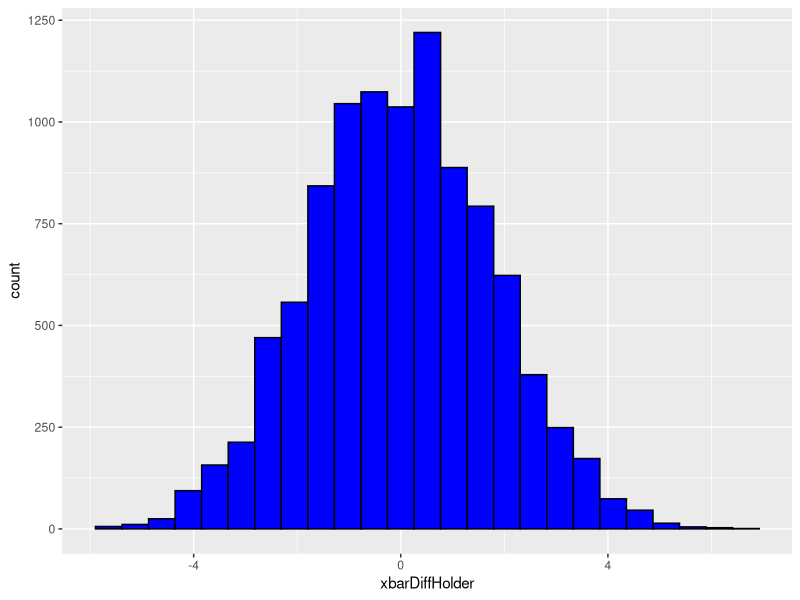
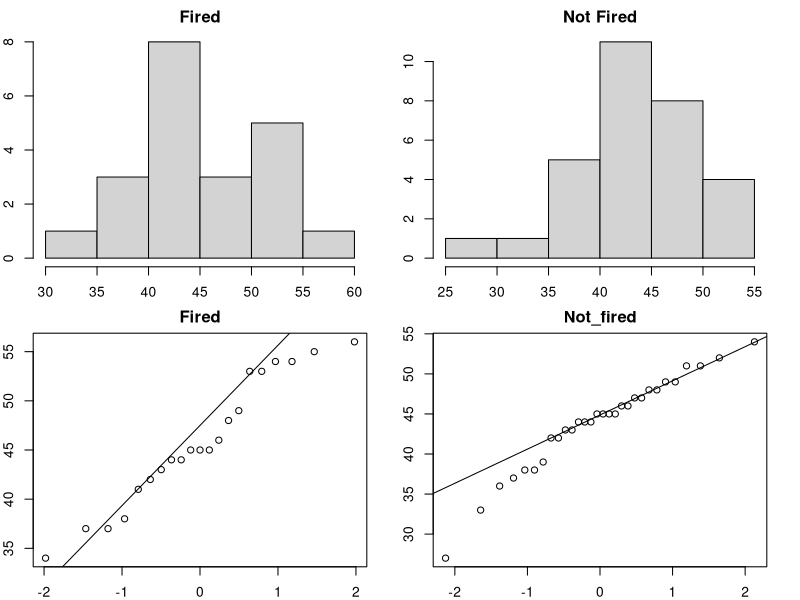

Here is the R script that generated these plots, in order:
fired = c(34,37, 37, 38, 41, 42, 43, 44, 44, 45, 45, 45, 46, 48, 49, 53, 53, 54, 54, 55, 56)
notfired = c(27, 33, 36, 37, 38, 38, 39, 42, 42, 43, 43, 44, 44, 44, 45, 45, 45, 45, 46, 46, 47, 47, 48, 48, 49, 49, 51, 51, 52, 54)
#hist(fired)
#hist(notfired)
library(tidyverse)

obersved_diff=mean(fired)-mean(notfired)
obersved_diff
fired=data.frame(Value=fired, Status='Fired')
notfired=data.frame(Value=notfired, Status='Notfired')

employee=rbind(fired,notfired)
employee
xbarDiffHolder = numeric(10000)
for (i in 1:10000)
{
  scramble_employee=sample(employee$Status, 51)
  employeeTemp=employee
  employeeTemp$Status=scramble_employee
  
  xbars=employeeTemp %>% group_by(Status) %>% summarize(mean=mean(Value))
  xbars
  xbarNminusT=xbars[2,2]-xbars[1,2]
  xbarNminusT
  xbarDiffHolder[i]=xbarNminusT$mean
}

ggplot(mapping=aes(x=xbarDiffHolder), color='black')+geom_histogram(bins=25, color='black', fill='blue')

num_more_extreme = sum((xbarDiffHolder) >= 1.92381)
num_more_extreme

pvalue = num_more_extreme / 10000
pvalue

Fired = c(34, 37, 37, 38, 41, 42, 43, 44, 44, 45, 45, 45, 46, 48, 49, 53, 53, 54, 54, 55, 56)
Not_fired = c(27, 33, 36, 37, 38, 38, 39, 42, 42, 43, 43, 44, 44, 44, 45, 45, 45, 45, 46, 46, 47, 47, 48, 48, 49, 49, 51, 51, 52, 54)
#t.test(x = Fired, y = Not_fired, conf.int = .95, var.equal = TRUE, alternative = "two.sided")
label1=rep('Fired',21)
label2=rep('Not_fired', 30)
label=as.factor(c(label1, label2))
people=data.frame(age=c(Fired, Not_fired), status=label)
people
graphics.off()
par(mar = rep(2, 4))
par(mfrow=c(2,2))
hist(Fired,xlab='Age', main='Fired')

hist(Not_fired, xlab='Age', main='Not Fired')
qqnorm(Fired, main='Fired')
qqline(Fired)

qqnorm(Not_fired, main='Not_fired')
qqline(Not_fired)
